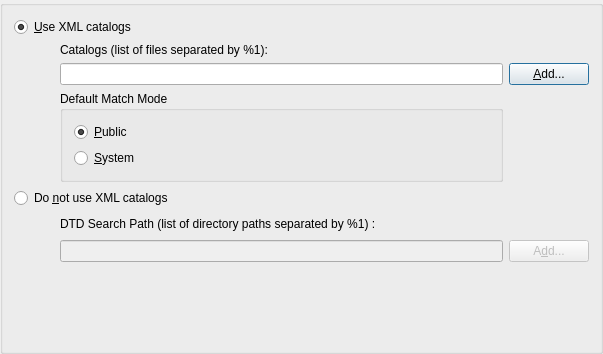
<ui version="4.0" >
 <class>XmlCatalogsWidgetBase</class>
 <widget class="QWidget" name="XmlCatalogsWidgetBase" >
  <property name="geometry" >
   <rect>
    <x>0</x>
    <y>0</y>
    <width>603</width>
    <height>354</height>
   </rect>
  </property>
  <property name="sizePolicy" >
   <sizepolicy vsizetype="Expanding" hsizetype="Expanding" >
    <horstretch>0</horstretch>
    <verstretch>0</verstretch>
   </sizepolicy>
  </property>
  <property name="windowTitle" >
   <string>XML Catalogs</string>
  </property>
  <layout class="QGridLayout" >
   <property name="leftMargin" >
    <number>0</number>
   </property>
   <property name="topMargin" >
    <number>0</number>
   </property>
   <property name="rightMargin" >
    <number>0</number>
   </property>
   <property name="bottomMargin" >
    <number>0</number>
   </property>
   <item row="0" column="0" >
    <widget class="QGroupBox" name="groupBox1" >
     <property name="title" >
      <string/>
     </property>
     <layout class="QGridLayout" >
      <item row="0" column="0" colspan="2" >
       <widget class="QRadioButton" name="useRadioButton_" >
        <property name="text" >
         <string>&amp;Use XML catalogs</string>
        </property>
        <property name="shortcut" >
         <string>Alt+U</string>
        </property>
        <property name="checked" >
         <bool>true</bool>
        </property>
       </widget>
      </item>
      <item row="1" column="1" >
       <widget class="QLabel" name="catalogsLabel_" >
        <property name="text" >
         <string>Catalogs (list of files separated by %1):</string>
        </property>
       </widget>
      </item>
      <item row="2" column="0" >
       <spacer>
        <property name="orientation" >
         <enum>Qt::Horizontal</enum>
        </property>
        <property name="sizeType" >
         <enum>QSizePolicy::Fixed</enum>
        </property>
        <property name="sizeHint" >
         <size>
          <width>40</width>
          <height>20</height>
         </size>
        </property>
       </spacer>
      </item>
      <item row="2" column="1" >
       <widget class="QLineEdit" name="catalogsEdit_" />
      </item>
      <item row="2" column="2" >
       <widget class="QPushButton" name="addCatalogsButton_" >
        <property name="sizePolicy" >
         <sizepolicy vsizetype="Fixed" hsizetype="Fixed" >
          <horstretch>0</horstretch>
          <verstretch>0</verstretch>
         </sizepolicy>
        </property>
        <property name="text" >
         <string>&amp;Add...</string>
        </property>
        <property name="shortcut" >
         <string>Alt+A</string>
        </property>
        <property name="default" >
         <bool>true</bool>
        </property>
       </widget>
      </item>
      <item row="3" column="1" >
       <widget class="QGroupBox" name="preferButtonGroup_" >
        <property name="sizePolicy" >
         <sizepolicy vsizetype="MinimumExpanding" hsizetype="Preferred" >
          <horstretch>0</horstretch>
          <verstretch>0</verstretch>
         </sizepolicy>
        </property>
        <property name="title" >
         <string>Default Match Mode</string>
        </property>
        <layout class="QVBoxLayout" >
         <item>
          <widget class="QRadioButton" name="preferPublicButton_" >
           <property name="text" >
            <string>&amp;Public</string>
           </property>
           <property name="shortcut" >
            <string>Alt+P</string>
           </property>
           <property name="checked" >
            <bool>true</bool>
           </property>
          </widget>
         </item>
         <item>
          <widget class="QRadioButton" name="preferSystemButton_" >
           <property name="sizePolicy" >
            <sizepolicy vsizetype="Fixed" hsizetype="Preferred" >
             <horstretch>0</horstretch>
             <verstretch>0</verstretch>
            </sizepolicy>
           </property>
           <property name="text" >
            <string>&amp;System</string>
           </property>
           <property name="shortcut" >
            <string>Alt+S</string>
           </property>
          </widget>
         </item>
        </layout>
       </widget>
      </item>
      <item row="4" column="0" colspan="2" >
       <widget class="QRadioButton" name="dontUseRadioButton_" >
        <property name="text" >
         <string>Do &amp;not use XML catalogs</string>
        </property>
        <property name="shortcut" >
         <string>Alt+N</string>
        </property>
       </widget>
      </item>
      <item row="5" column="0" >
       <spacer>
        <property name="orientation" >
         <enum>Qt::Horizontal</enum>
        </property>
        <property name="sizeType" >
         <enum>QSizePolicy::Fixed</enum>
        </property>
        <property name="sizeHint" >
         <size>
          <width>40</width>
          <height>20</height>
         </size>
        </property>
       </spacer>
      </item>
      <item row="5" column="1" >
       <widget class="QLabel" name="dtdPathLabel_" >
        <property name="text" >
         <string>DTD Search Path (list of directory paths separated by %1) :</string>
        </property>
       </widget>
      </item>
      <item row="6" column="1" >
       <widget class="QLineEdit" name="dtdPathEdit_" >
        <property name="enabled" >
         <bool>false</bool>
        </property>
       </widget>
      </item>
      <item row="6" column="2" >
       <widget class="QPushButton" name="addDtdPathButton_" >
        <property name="enabled" >
         <bool>false</bool>
        </property>
        <property name="sizePolicy" >
         <sizepolicy vsizetype="Fixed" hsizetype="Fixed" >
          <horstretch>0</horstretch>
          <verstretch>0</verstretch>
         </sizepolicy>
        </property>
        <property name="text" >
         <string>A&amp;dd...</string>
        </property>
        <property name="shortcut" >
         <string>Alt+D</string>
        </property>
       </widget>
      </item>
      <item row="7" column="1" >
       <spacer>
        <property name="orientation" >
         <enum>Qt::Vertical</enum>
        </property>
        <property name="sizeType" >
         <enum>QSizePolicy::Expanding</enum>
        </property>
        <property name="sizeHint" >
         <size>
          <width>20</width>
          <height>20</height>
         </size>
        </property>
       </spacer>
      </item>
     </layout>
    </widget>
   </item>
  </layout>
 </widget>
 <layoutdefault spacing="6" margin="11" />
 <pixmapfunction>qPixmapFromMimeSource</pixmapfunction>
 <tabstops>
  <tabstop>useRadioButton_</tabstop>
  <tabstop>catalogsEdit_</tabstop>
  <tabstop>addCatalogsButton_</tabstop>
  <tabstop>preferPublicButton_</tabstop>
  <tabstop>dtdPathEdit_</tabstop>
  <tabstop>addDtdPathButton_</tabstop>
 </tabstops>
 <resources/>
 <connections>
  <connection>
   <sender>useRadioButton_</sender>
   <signal>toggled(bool)</signal>
   <receiver>dtdPathEdit_</receiver>
   <slot>setDisabled(bool)</slot>
   <hints>
    <hint type="sourcelabel" >
     <x>20</x>
     <y>20</y>
    </hint>
    <hint type="destinationlabel" >
     <x>20</x>
     <y>20</y>
    </hint>
   </hints>
  </connection>
  <connection>
   <sender>useRadioButton_</sender>
   <signal>toggled(bool)</signal>
   <receiver>addDtdPathButton_</receiver>
   <slot>setDisabled(bool)</slot>
   <hints>
    <hint type="sourcelabel" >
     <x>20</x>
     <y>20</y>
    </hint>
    <hint type="destinationlabel" >
     <x>20</x>
     <y>20</y>
    </hint>
   </hints>
  </connection>
  <connection>
   <sender>useRadioButton_</sender>
   <signal>toggled(bool)</signal>
   <receiver>addCatalogsButton_</receiver>
   <slot>setEnabled(bool)</slot>
   <hints>
    <hint type="sourcelabel" >
     <x>20</x>
     <y>20</y>
    </hint>
    <hint type="destinationlabel" >
     <x>20</x>
     <y>20</y>
    </hint>
   </hints>
  </connection>
  <connection>
   <sender>useRadioButton_</sender>
   <signal>toggled(bool)</signal>
   <receiver>catalogsEdit_</receiver>
   <slot>setEnabled(bool)</slot>
   <hints>
    <hint type="sourcelabel" >
     <x>20</x>
     <y>20</y>
    </hint>
    <hint type="destinationlabel" >
     <x>20</x>
     <y>20</y>
    </hint>
   </hints>
  </connection>
  <connection>
   <sender>useRadioButton_</sender>
   <signal>toggled(bool)</signal>
   <receiver>preferButtonGroup_</receiver>
   <slot>setEnabled(bool)</slot>
   <hints>
    <hint type="sourcelabel" >
     <x>20</x>
     <y>20</y>
    </hint>
    <hint type="destinationlabel" >
     <x>20</x>
     <y>20</y>
    </hint>
   </hints>
  </connection>
 </connections>
</ui>
